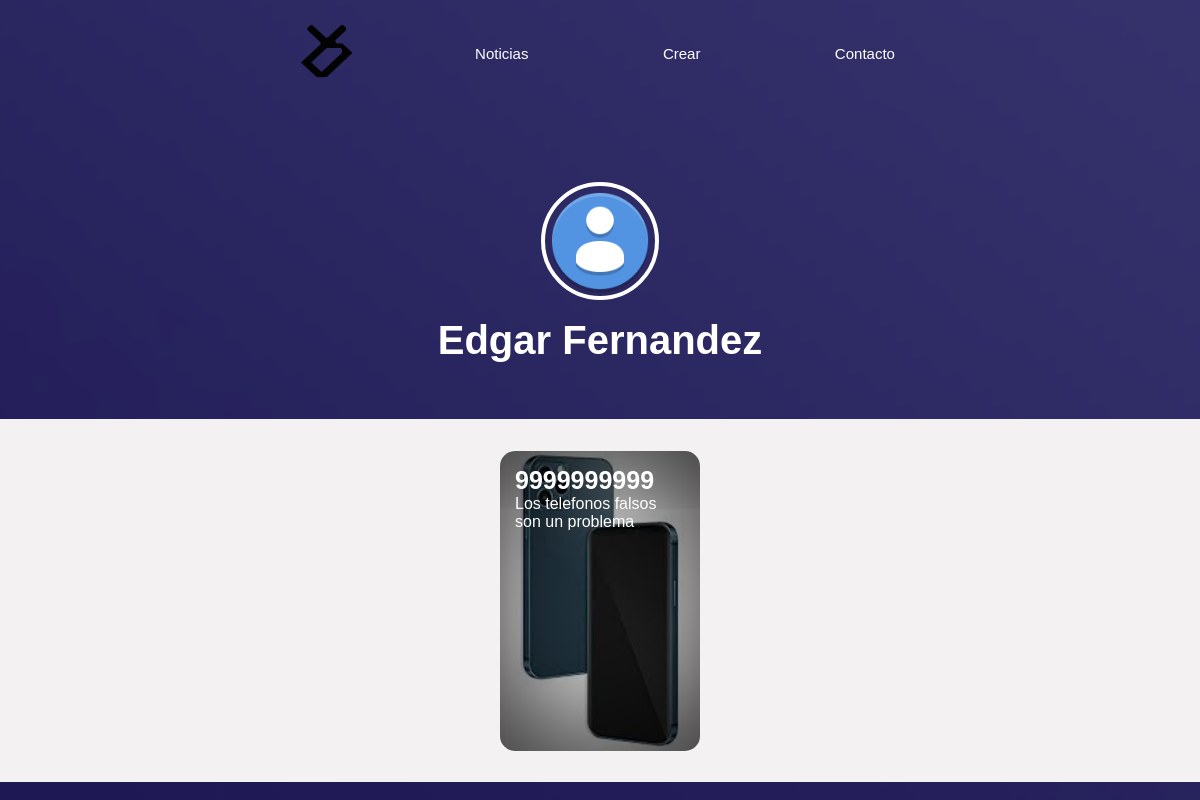
/Usuario/autor.php?id=17, run on the app's committed database.
### tables this page shows
CREATE TABLE `noticia` (
  `id` int(11) NOT NULL,
  `id_user` int(11) NOT NULL,
  `titulo` varchar(30) NOT NULL,
  `descripcion` varchar(500) NOT NULL,
  `contenido` text NOT NULL,
  `imagen` varchar(200) NOT NULL
);

CREATE TABLE `usuario` (
  `id_usuario` int(11) NOT NULL,
  `nombre` varchar(20) NOT NULL,
  `apellidos` varchar(20) NOT NULL,
  `email` varchar(50) NOT NULL,
  `contraseña` varchar(160) NOT NULL,
  `foto` varchar(100) NOT NULL,
  `estado` varchar(10) DEFAULT NULL,
  `ban` varchar(3) NOT NULL
);

### Usuario/autor.php (the view, shortened to what this page needs)
<?php
require("../Datos/conexion.php");
$id = $_GET['id'];
$sql = "SELECT * FROM noticia INNER JOIN usuario ON id_usuario = id_user AND id_usuario = '$id'";
$resultado = mysqli_query($conexion, $sql);
$fila = mysqli_fetch_array($resultado);
$registros = mysqli_num_rows($resultado);
?>
<!DOCTYPE html>
<html lang="en">
<head>
  <link rel="stylesheet" href="./estilos.css" type="text/css" />
</head>
<body>
  <div class="responsive">
    <div class="navegacion">
      <a href="./index.php"><img src="./imagenes/LogoDani-02.png" class="logo" /></a>
      <nav>
        <ul>
          <li class="barra">
            <a href="./noticias.php" class="decBarra">Noticias</a>
          </li>
          <li class="barra">
            <a href="./crearNoticia.php" class="decBarra">Crear</a>
          </li>
          <li class="barra">
            <a href="./contacto.php" class="decBarra">Contacto</a>
          </li>
        </ul>
      </nav>
    </div><br><br>
    <div class="perfil-autor">
      <img class=imgPerfil src="./imagenes/<?php echo ($fila['foto']) ?>" heigth="110px" width="110px" alt="Cambia tu imagen de perfil" /><br>
      <div class="nombreAutor"><h1><?php echo($fila['nombre'].' '.$fila['apellidos']) ?></h1></div>
    </div><br>
    <div class="info-autor">
      <div class="arregloAutor">
        <div class="articulos-autor">
            <?php if ($registros == 0) { ?>
                <h1 id = "avisoArt">Este usuario no ha publicado nada</h1>
            <?php } else { ?>
            <?php
                $sql = "SELECT * FROM noticia INNER JOIN usuario ON id_usuario = id_user AND id_usuario = '$id'";
                $resultado = mysqli_query($conexion, $sql);
                while ($fila = mysqli_fetch_array($resultado)) {
            ?>
            <a href="./articulo.php?id=<?php echo $fila['id'] ?>">
                <div class="wrapper" style="background-image: url('Resources/Noticias/<?php echo ($fila['titulo']) ?>/<?php echo ($fila['imagen']) ?>')">
                    <h5><?php echo ($fila['titulo']) ?></h5>
                    <p>
                        <?php echo ($fila['descripcion']) ?>
                    </p>
                </div>
            </a>
            <?php } ?>
            <?php } ?>
        </div>
      </div>
    </div>
  </div>
</body>
</html>

### Usuario/estilos.css (style rules this page uses)
* { padding: 0; margin: 0; font-family: Tahoma, sans-serif; background-repeat: no-repeat; }
.navegacion { display: flex; align-items: center; }
nav { flex: 1; text-align: right; color: white; }
nav ul li { list-style: none; margin-left: 70px; display: inline-block; }
.logo { width: 100px; cursor: pointer; }
.barra { border-radius: 10px; padding: 30px; }
.decBarra { text-decoration: none; color: white; font-size: 15px; }
.info-autor { display: flex; flex-direction: column; width: 100%; height: 55vh; background-color: rgb(243, 241, 241); align-items: center; justify-content: center; }
.wrapper { display: inline-block; cursor: pointer; width: 200px; height: 300px; border-radius: 15px; padding: 15px; box-sizing: border-box; margin: 10px 15px; box-shadow: inset 0 0 150px 2px rgb(0, 0, 0); background-position: center center; background-size: cover; background-repeat: no-repeat; transition: 0.5s; animation-duration: 2s; animation-iteration-count: infinite; transform-origin: bottom; }
.perfil-autor { display: flex; flex-direction: column; align-items: center; justify-content: center; width: 100%; height: 40%; border-radius: 15px; }
h5 { font-size: 25px; color: white; }
.wrapper p { color: white; }
body { background-color: rgb(250, 243, 243); }
body { display: flex; justify-content: center; }
.responsive { background-image: url(./imagenes/website-background-image-size-psd-vector-photo_waifu2x_art_noise3_scale_tta_1.png); background-position: center; display: flex; flex-direction: column; align-items: center; width: 100vw; padding: 0; }
.arregloAutor { display: flex; flex-direction: row; align-items: center; justify-content: center; width: 100%; height: 300px; }
.articulos-autor { width: 100%; height: 300px; display: flex; justify-content: center; align-items: center; }
.imgPerfil { border-radius: 100%; border: 4px solid white; }
h1 { color: rgb(255, 255, 255); font-size: 40px; }
body { background-image: url(./imagenes/website-background-image-size-psd-vector-photo_waifu2x_art_noise3_scale_tta_1.png); }

### data on the page
noticia: id_user.foto (placeholder picture), id_user.nombre "Edgar", id_user.apellidos "Fernandez", titulo "9999999999", descripcion "Los telefonos falsos son un problema"
